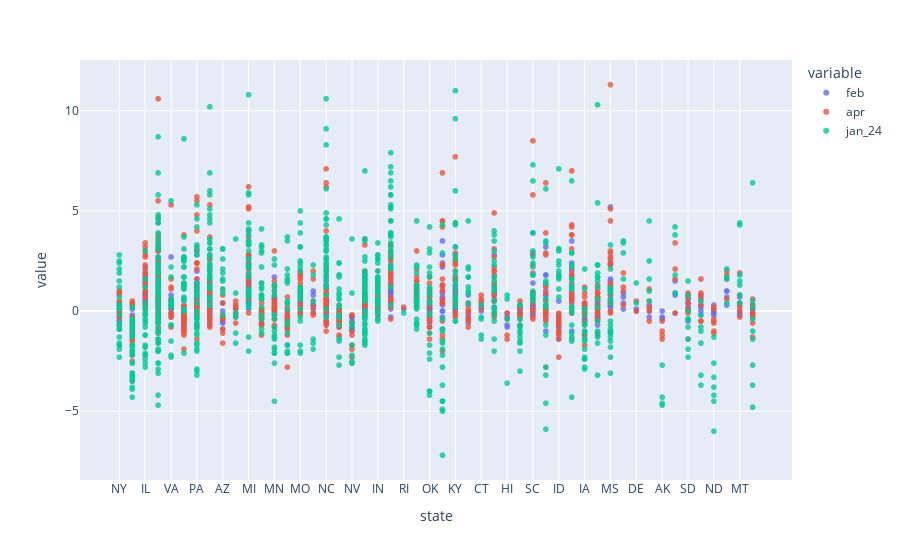

Notebook code cell kept with this figure:
### Code cell
px.scatter(hvf, x='state', y=['feb', 'apr', 'jan_24'], opacity=.8)

### Figure 1 — Plotly figure (JSON) as saved in the notebook; plotly's stock layout.template omitted (floating-point values rounded to 4 significant figures; data arrays with more than 128 entries replaced by an {"elided": "..."} marker saying what was removed)
{"data": [{"hovertemplate": "variable=feb<br>state=%{x}<br>value=%{y}<extra></extra>", "legendgroup": "feb", "marker": {"color": "#636efa", "opacity": 0.8, "symbol": "circle"}, "mode": "markers", "name": "feb", "showlegend": true, "type": "scattergl", "x": {"elided": "896 str values"}, "xaxis": "x", "y": {"elided": "896 float values"}, "yaxis": "y"}, {"hovertemplate": "variable=apr<br>state=%{x}<br>value=%{y}<extra></extra>", "legendgroup": "apr", "marker": {"color": "#EF553B", "opacity": 0.8, "symbol": "circle"}, "mode": "markers", "name": "apr", "showlegend": true, "type": "scattergl", "x": {"elided": "896 str values"}, "xaxis": "x", "y": {"elided": "896 float values"}, "yaxis": "y"}, {"hovertemplate": "variable=jan_24<br>state=%{x}<br>value=%{y}<extra></extra>", "legendgroup": "jan_24", "marker": {"color": "#00cc96", "opacity": 0.8, "symbol": "circle"}, "mode": "markers", "name": "jan_24", "showlegend": true, "type": "scattergl", "x": {"elided": "896 str values"}, "xaxis": "x", "y": {"elided": "896 float values"}, "yaxis": "y"}], "layout": {"legend": {"title": {"text": "variable"}, "tracegroupgap": 0}, "margin": {"t": 60}, "xaxis": {"anchor": "y", "domain": [0, 1], "title": {"text": "state"}}, "yaxis": {"anchor": "x", "domain": [0, 1], "title": {"text": "value"}}}}
